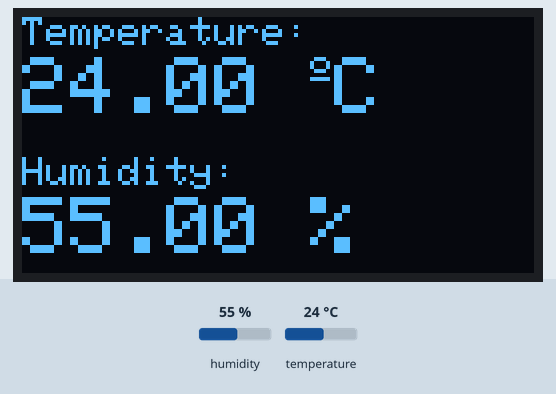
The sketch below on a simulated Arduino Uno, built with avr-gcc and run on an emulated ATmega328P. Parts: 128×64 one-colour display. Inputs (shaded band) come from the test bench; at power-on: humidity 55 %, temperature 24 °C.

Above: at 7.7 s.
7.8 s: humidity set to 22 %
At 12.8 s:
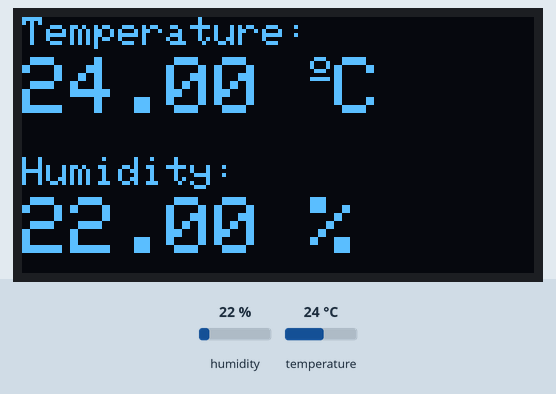
15.3 s: temperature set to 12 °C
At 18.7 s:
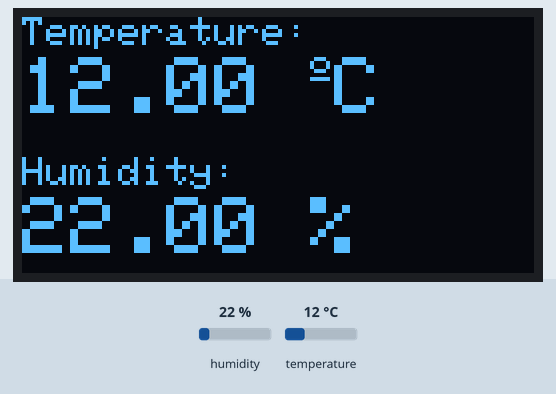
22.8 s: humidity set to 40 %
At 27.9 s:
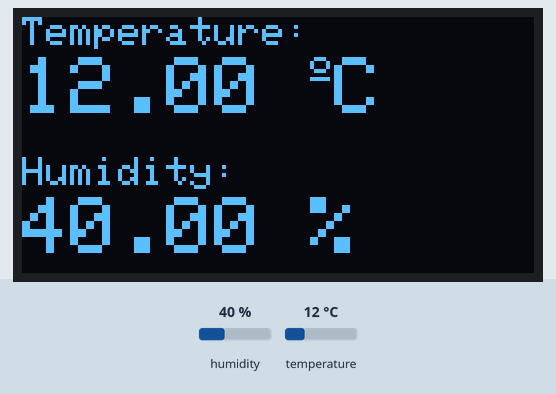
30.3 s: temperature set to 19 °C
At 33.7 s:
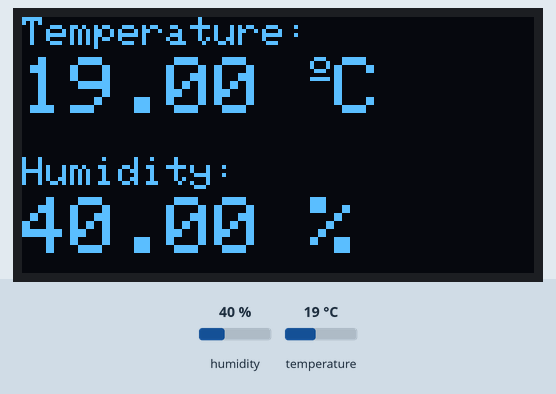
Timing chart, 0 to 35.2 s (numbered marks = the images above; inputs shaded):
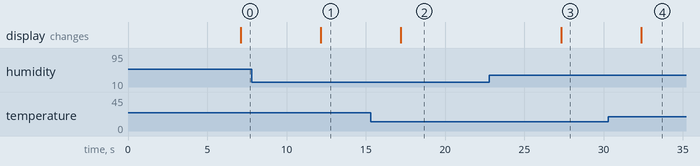

The sketch:

3.2.ino
```cpp
#include <Wire.h>
#include <Adafruit_GFX.h>
#include <Adafruit_SSD1306.h>
#include <Adafruit_Sensor.h>
#include <DHT.h>
#define SCREEN_WIDTH 128 // Ancho del display OLED, en píxeles
#define SCREEN_HEIGHT 64 // Alto del display OLED,en píxeles
Adafruit_SSD1306 display(SCREEN_WIDTH,SCREEN_HEIGHT, &Wire, -1);
#define DHTPIN 4 // Pin digital conectado al sensor DHT11
#define DHTTYPE DHT11 // Se usa el sensor DHT11
DHT dht(DHTPIN, DHTTYPE); // Inicializar el sensor DHT con el pin y tipo definidos

void setup() {
Serial.begin(115200); // Iniciar la comunicación serial para la depuración
dht.begin(); // Iniciar el sensor DHT
if(!display.begin(SSD1306_SWITCHCAPVCC, 0x3C)) {
Serial.println(F("SSD1306 allocation failed"));
for(;;); // Bucle infinito si falla el OLED
}
delay(2000); // Esperar 2 segundos para estabilizar
display.clearDisplay(); // Limpiar cualquier contenido previo en la pantalla
display.setTextColor(WHITE); // Establecer el color del texto en blanco
display.display();
}
void loop() {
delay(5000); // Esperar 5 segundos entre lecturas
float t = dht.readTemperature(); // Leer temperatura en grados Celsius
float h = dht.readHumidity(); // Leer humedad en porcentaje
if (isnan(h) || isnan(t)) {
Serial.println("Failed to read from DHT sensor!");
return; // Salir si hay error
}

display.clearDisplay();
display.setTextSize(1);
display.setCursor(0,0);
display.print("Temperature: ");
display.setTextSize(2);
display.setCursor(0,10);
display.print(t);
display.print(" ");
display.setTextSize(1);
display.cp437(true);
display.write(167); // Mostrar el símbolo de grados
display.setTextSize(2);
display.print("C");
display.setTextSize(1);
display.setCursor(0, 35);
display.print("Humidity: ");
display.setTextSize(2);
display.setCursor(0, 45);
display.print(h);
display.print(" %");
display.display(); // Actualizar la pantalla con los nuevos datos
}
```

Measured:
- after the input at 7.8 s, the display: changes after 4.4 s (image 1)
- after the input at 15.3 s, the display: changes after 1.9 s (image 2)
- after the input at 22.8 s, the display: changes after 4.5 s (image 3)
- after the input at 30.3 s, the display: changes after 2.1 s (image 4)
